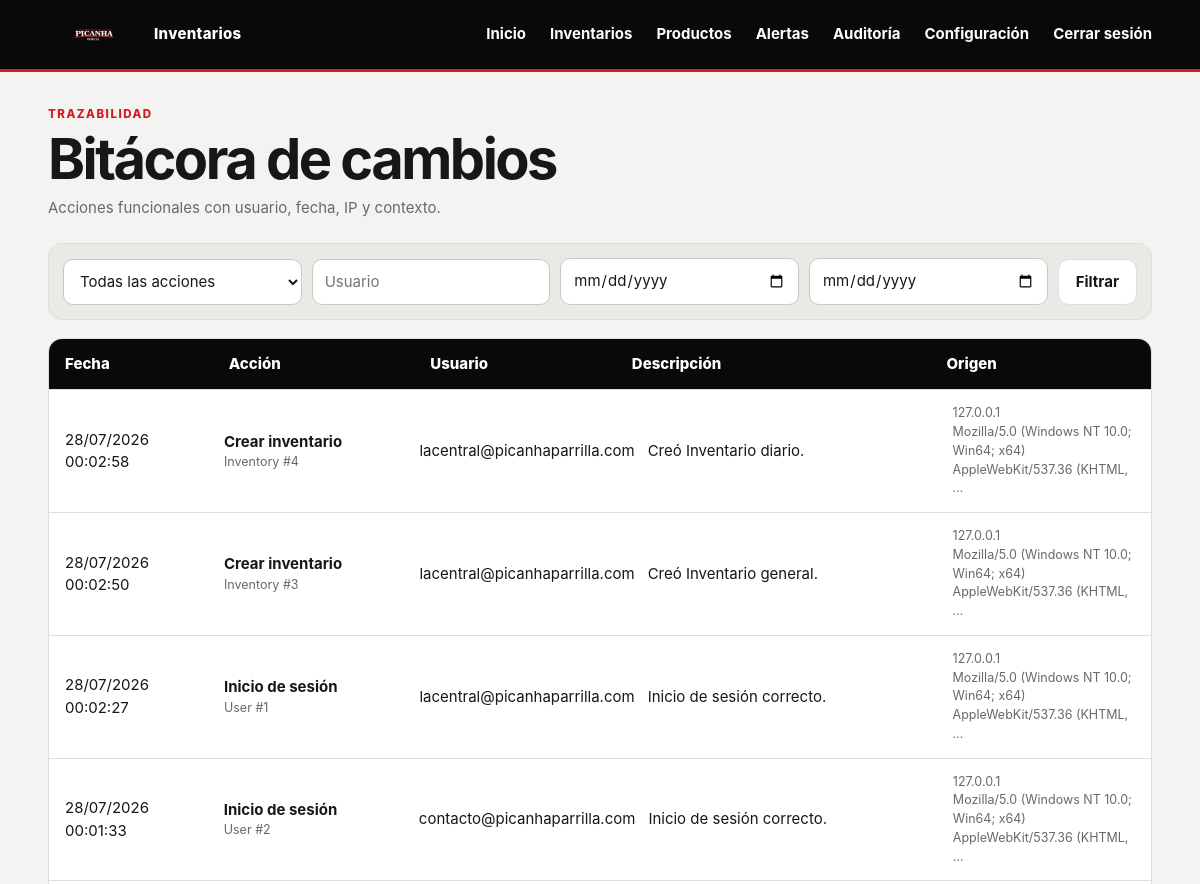
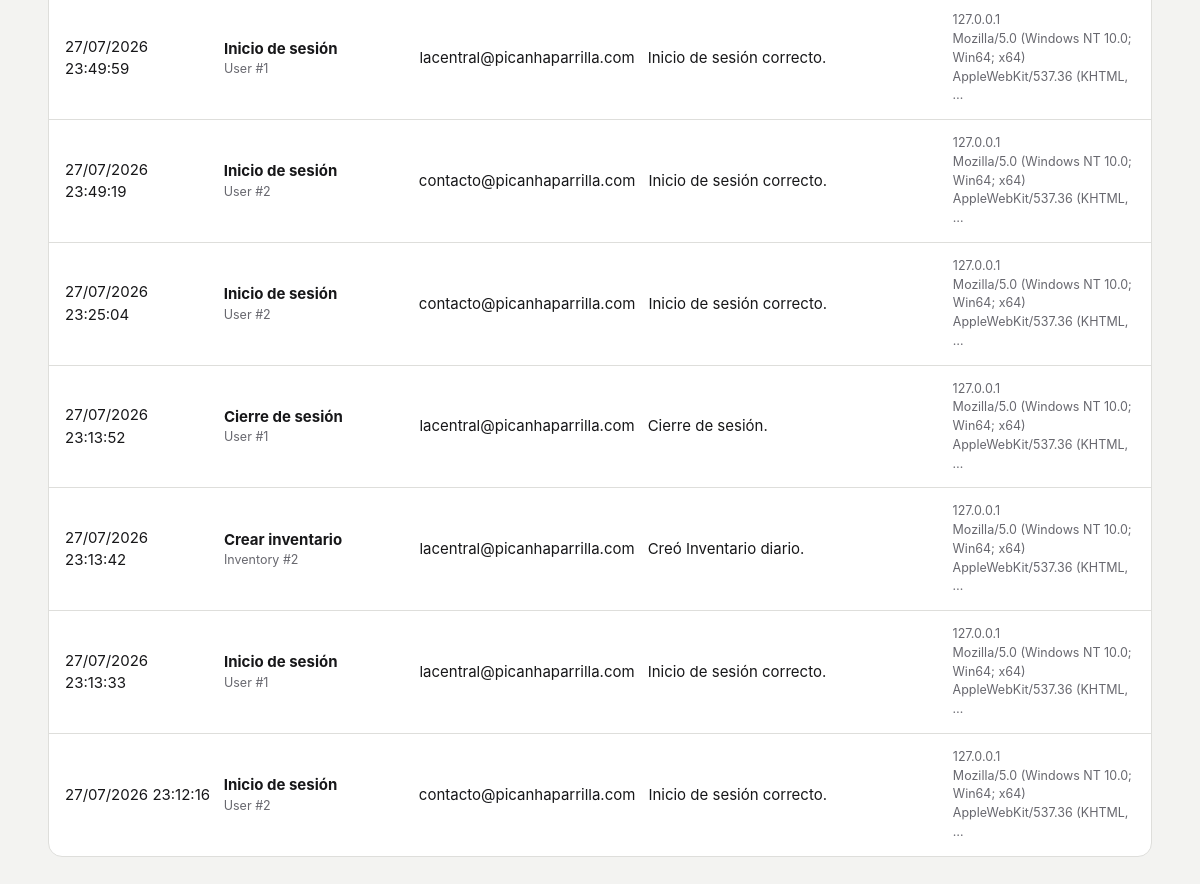
Screenshot of /auditoria/ (signed in) with the database file from the repository (2 pictures, top to bottom).
### inventarios/models.py (models this page shows)
class AuditLog(models.Model):
    ACTIONS = [
        (action, label)
        for action, label in [
            ("LOGIN", "Inicio de sesión"),
            ("LOGOUT", "Cierre de sesión"),
            ("CREAR_INVENTARIO", "Crear inventario"),
            ("GUARDAR_BORRADOR", "Guardar borrador"),
            ("FINALIZAR_INVENTARIO", "Finalizar inventario"),
            ("REABRIR_INVENTARIO", "Reabrir inventario"),
            ("EDITAR_INVENTARIO", "Editar inventario"),
            ("ANULAR_INVENTARIO", "Anular inventario"),
            ("CREAR_PRODUCTO", "Crear producto"),
            ("EDITAR_PRODUCTO", "Editar producto"),
            ("ACTIVAR_PRODUCTO", "Activar producto"),
            ("DESACTIVAR_PRODUCTO", "Desactivar producto"),
            ("CAMBIAR_REGLAS", "Cambiar reglas"),
            ("ATENDER_ALERTA", "Atender alerta"),
            ("CAMBIAR_CONFIGURACION", "Cambiar configuración"),
        ]
    ]
    user = models.ForeignKey(
        settings.AUTH_USER_MODEL,
        on_delete=models.SET_NULL,
        null=True,
        blank=True,
        related_name="audit_events",
    )
    action = models.CharField(max_length=30, choices=ACTIONS)
    model = models.CharField(max_length=80)
    object_id = models.CharField(max_length=50, blank=True)
    description = models.TextField()
    created_at = models.DateTimeField(auto_now_add=True)
    ip = models.GenericIPAddressField(null=True, blank=True)
    user_agent = models.TextField(blank=True)
    class Meta:
        ordering = ["-created_at"]

### inventarios/views.py (the view)
# urls.py: path("auditoria/", views.audit_list, name="audit"),
@role_required(Profile.ADMIN)
def audit_list(request):
    queryset = AuditLog.objects.select_related("user")
    if request.GET.get("action"):
        queryset = queryset.filter(action=request.GET["action"])
    if request.GET.get("user"):
        queryset = queryset.filter(user__username__icontains=request.GET["user"])
    if request.GET.get("date_from"):
        queryset = queryset.filter(created_at__date__gte=request.GET["date_from"])
    if request.GET.get("date_to"):
        queryset = queryset.filter(created_at__date__lte=request.GET["date_to"])
    page = Paginator(queryset, 30).get_page(request.GET.get("page"))
    return render(request, "inventarios/audit.html", {"page": page, "actions": AuditLog.ACTIONS})

### inventarios/context_processors.py (called while the page is built)
def app_context(request):
    data = {"app_settings": AppSetting.get_solo()}
    profile = getattr(request.user, "profile", None) if request.user.is_authenticated else None
    data["functional_profile"] = profile
    if profile and profile.active and profile.role == Profile.ADMIN:
        data["open_alert_count"] = Alert.objects.filter(attended=False).count()
    return data

### inventarios/models.py (called while the page is built)
    @classmethod
    def get_solo(cls):
        obj, _ = cls.objects.get_or_create(pk=1)
        return obj

### templates/inventarios/audit.html (shortened to what this page needs)
{% extends "base.html" %}
{% block content %}
<div class="page-head"><div><span class="eyebrow">Trazabilidad</span><h1>Bitácora de cambios</h1><p>Acciones funcionales con usuario, fecha, IP y contexto.</p></div></div>
<form class="filters">
  <select name="action"><option value="">Todas las acciones</option>{% for value,label in actions %}<option value="{{ value }}" {% if request.GET.action == value %}selected{% endif %}>{{ label }}</option>{% endfor %}</select>
  <input name="user" value="{{ request.GET.user }}" placeholder="Usuario">
  <input type="date" name="date_from" value="{{ request.GET.date_from }}">
  <input type="date" name="date_to" value="{{ request.GET.date_to }}">
  <button class="btn" type="submit">Filtrar</button>
</form>
<div class="detail-table audit-table">
  <div class="tr header"><span>Fecha</span><span>Acción</span><span>Usuario</span><span>Descripción</span><span>Origen</span></div>
  {% for event in page %}
  <div class="tr">
    <span data-label="Fecha">{{ event.created_at|date:"d/m/Y H:i:s" }}</span>
    <span data-label="Acción"><b>{{ event.get_action_display }}</b><small>{{ event.model }} #{{ event.object_id }}</small></span>
    <span data-label="Usuario">{{ event.user.username|default:"Sistema" }}</span>
    <span data-label="Descripción">{{ event.description }}</span>
    <span data-label="Origen"><small>{{ event.ip|default:"—" }}<br>{{ event.user_agent|truncatechars:70 }}</small></span>
  </div>
  {% empty %}<div class="empty">No hay eventos para estos filtros.</div>{% endfor %}
</div>
{% endblock %}

### static/css/app.css (style rules this page uses)
:root { --bg: #f3f3f1; --card: #fff; --ink: #171719; --muted: #68686f; --red: #d71920; --red-dark: #a80e14; --black: #09090b; --line: #dededb; --success: #16784a; --warning: #a35f00; --danger: #b42318; --radius: 16px; --shadow: 0 14px 38px rgba(9, 9, 11, .08); }
* { box-sizing: border-box; }
html { min-width: 320px; scroll-behavior: smooth; }
body { margin: 0; background: var(--bg); color: var(--ink); font: 15px/1.5 Inter, ui-sans-serif, system-ui, -apple-system, "Segoe UI", sans-serif; }
button, input, select, textarea { font: inherit; }
button, a { -webkit-tap-highlight-color: transparent; }
h1, h2, h3, p { overflow-wrap: anywhere; }
h1 { margin: 0; font-size: clamp(2rem, 5vw, 3.5rem); line-height: 1.03; letter-spacing: -.045em; }
.muted, small { color: var(--muted); }
.eyebrow { display: block; margin-bottom: 8px; color: var(--red); font-size: .72rem; font-weight: 850; letter-spacing: .13em; text-transform: uppercase; }
.page-head { display: flex; align-items: flex-end; justify-content: space-between; gap: 24px; margin-bottom: 24px; }
.page-head p { max-width: 720px; margin: 8px 0 0; color: var(--muted); }
.btn { display: inline-flex; min-height: 46px; align-items: center; justify-content: center; padding: 10px 17px; border: 1px solid var(--line); border-radius: 11px; color: var(--ink); background: #fff; font-weight: 750; cursor: pointer; }
input, select, textarea { width: 100%; min-height: 46px; padding: 10px 12px; border: 1px solid #c7c7c4; border-radius: 10px; color: var(--ink); background: #fff; outline: none; }
.filters { display: grid; grid-template-columns: repeat(4, minmax(130px, 1fr)) auto; align-items: end; gap: 10px; margin-bottom: 18px; padding: 14px; border: 1px solid var(--line); border-radius: 14px; background: #e9e9e6; }
.detail-table { overflow: hidden; border: 1px solid var(--line); border-radius: 14px; background: #fff; }
.tr { display: grid; grid-template-columns: 2fr .8fr 1fr 1.4fr; align-items: center; gap: 13px; padding: 14px 16px; border-bottom: 1px solid var(--line); }
.tr:last-child { border-bottom: 0; }
.tr.header { color: #fff; background: var(--black); font-weight: 800; }
.tr small { display: block; color: var(--muted); }
.audit-table .tr { grid-template-columns: .8fr 1fr 1fr 1.6fr 1fr; }

### rows the page displays
AuditLog: created_at "28/07/2026 00:02:58", action "Crear inventario", model "Inventory", object_id "4", user.username "lacentral@picanhaparrilla.com", description "Creó Inventario diario.", ip "127.0.0.1", user_agent "Mozilla/5.0 (Windows NT 10.0; Win64; x64) AppleWebKit/537.36 (KHTML, …"
AuditLog: created_at "28/07/2026 00:02:50", action "Crear inventario", model "Inventory", object_id "3", user.username "lacentral@picanhaparrilla.com", description "Creó Inventario general.", ip "127.0.0.1", user_agent "Mozilla/5.0 (Windows NT 10.0; Win64; x64) AppleWebKit/537.36 (KHTML, …"
AuditLog: created_at "28/07/2026 00:02:27", action "Inicio de sesión", model "User", object_id "1", user.username "lacentral@picanhaparrilla.com", description "Inicio de sesión correcto.", ip "127.0.0.1", user_agent "Mozilla/5.0 (Windows NT 10.0; Win64; x64) AppleWebKit/537.36 (KHTML, …"
AuditLog: created_at "28/07/2026 00:01:33", action "Inicio de sesión", model "User", object_id "2", user.username "contacto@picanhaparrilla.com", description "Inicio de sesión correcto.", ip "127.0.0.1", user_agent "Mozilla/5.0 (Windows NT 10.0; Win64; x64) AppleWebKit/537.36 (KHTML, …"
AuditLog: created_at "27/07/2026 23:49:59", action "Inicio de sesión", model "User", object_id "1", user.username "lacentral@picanhaparrilla.com", description "Inicio de sesión correcto.", ip "127.0.0.1", user_agent "Mozilla/5.0 (Windows NT 10.0; Win64; x64) AppleWebKit/537.36 (KHTML, …"
AuditLog: created_at "27/07/2026 23:49:19", action "Inicio de sesión", model "User", object_id "2", user.username "contacto@picanhaparrilla.com", description "Inicio de sesión correcto.", ip "127.0.0.1", user_agent "Mozilla/5.0 (Windows NT 10.0; Win64; x64) AppleWebKit/537.36 (KHTML, …"
AuditLog: created_at "27/07/2026 23:25:04", action "Inicio de sesión", model "User", object_id "2", user.username "contacto@picanhaparrilla.com", description "Inicio de sesión correcto.", ip "127.0.0.1", user_agent "Mozilla/5.0 (Windows NT 10.0; Win64; x64) AppleWebKit/537.36 (KHTML, …"
AuditLog: created_at "27/07/2026 23:13:52", action "Cierre de sesión", model "User", object_id "1", user.username "lacentral@picanhaparrilla.com", description "Cierre de sesión.", ip "127.0.0.1", user_agent "Mozilla/5.0 (Windows NT 10.0; Win64; x64) AppleWebKit/537.36 (KHTML, …"
AuditLog: created_at "27/07/2026 23:13:42", action "Crear inventario", model "Inventory", object_id "2", user.username "lacentral@picanhaparrilla.com", description "Creó Inventario diario.", ip "127.0.0.1", user_agent "Mozilla/5.0 (Windows NT 10.0; Win64; x64) AppleWebKit/537.36 (KHTML, …"
AuditLog: created_at "27/07/2026 23:13:33", action "Inicio de sesión", model "User", object_id "1", user.username "lacentral@picanhaparrilla.com", description "Inicio de sesión correcto.", ip "127.0.0.1", user_agent "Mozilla/5.0 (Windows NT 10.0; Win64; x64) AppleWebKit/537.36 (KHTML, …"
AuditLog: created_at "27/07/2026 23:12:16", action "Inicio de sesión", model "User", object_id "2", user.username "contacto@picanhaparrilla.com", description "Inicio de sesión correcto.", ip "127.0.0.1", user_agent "Mozilla/5.0 (Windows NT 10.0; Win64; x64) AppleWebKit/537.36 (KHTML, …"
